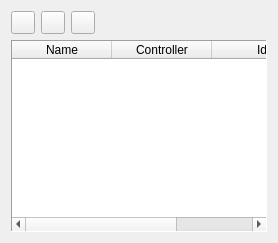
       <widget class="QWidget" name="m_pTabUniverses">
        <attribute name="icon">
         <iconset resource="../Resource/qLights.qrc">
          <normaloff>:/qLights/universe.png</normaloff>:/qLights/universe.png</iconset>
        </attribute>
        <attribute name="title">
         <string/>
        </attribute>
        <layout class="QVBoxLayout" name="verticalLayout_31">
         <item>
          <layout class="QHBoxLayout" name="horizontalLayout_10">
           <item>
            <widget class="QToolButton" name="m_pBtnAddUniverse">
             <property name="text">
              <string/>
             </property>
             <property name="icon">
              <iconset resource="../../aFrame/Resource/aFrame.qrc">
               <normaloff>:/Standard/Icons/32/plus.png</normaloff>:/Standard/Icons/32/plus.png</iconset>
             </property>
            </widget>
           </item>
           <item>
            <widget class="QToolButton" name="m_pBtnRemoveUniverse">
             <property name="text">
              <string/>
             </property>
             <property name="icon">
              <iconset resource="../../aFrame/Resource/aFrame.qrc">
               <normaloff>:/Standard/Icons/32/minus.png</normaloff>:/Standard/Icons/32/minus.png</iconset>
             </property>
            </widget>
           </item>
           <item>
            <widget class="QToolButton" name="m_pBtnEditUniverse">
             <property name="text">
              <string/>
             </property>
             <property name="icon">
              <iconset resource="../../aFrame/Resource/aFrame.qrc">
               <normaloff>:/Standard/Icons/32/edit.png</normaloff>:/Standard/Icons/32/edit.png</iconset>
             </property>
            </widget>
           </item>
           <item>
            <spacer name="horizontalSpacer_6">
             <property name="orientation">
              <enum>Qt::Orientation::Horizontal</enum>
             </property>
             <property name="sizeHint" stdset="0">
              <size>
               <width>40</width>
               <height>20</height>
              </size>
             </property>
            </spacer>
           </item>
          </layout>
         </item>
         <item>
          <widget class="QTableWidget" name="m_pUniverseTable">
           <property name="sizePolicy">
            <sizepolicy hsizetype="Expanding" vsizetype="Expanding">
             <horstretch>0</horstretch>
             <verstretch>0</verstretch>
            </sizepolicy>
           </property>
           <property name="frameShape">
            <enum>QFrame::Shape::Panel</enum>
           </property>
           <property name="frameShadow">
            <enum>QFrame::Shadow::Sunken</enum>
           </property>
           <property name="columnCount">
            <number>3</number>
           </property>
           <attribute name="horizontalHeaderVisible">
            <bool>true</bool>
           </attribute>
           <attribute name="verticalHeaderVisible">
            <bool>true</bool>
           </attribute>
           <column>
            <property name="text">
             <string>Name</string>
            </property>
           </column>
           <column>
            <property name="text">
             <string>Controller</string>
            </property>
           </column>
           <column>
            <property name="text">
             <string>Id</string>
            </property>
           </column>
          </widget>
         </item>
        </layout>
       </widget>
